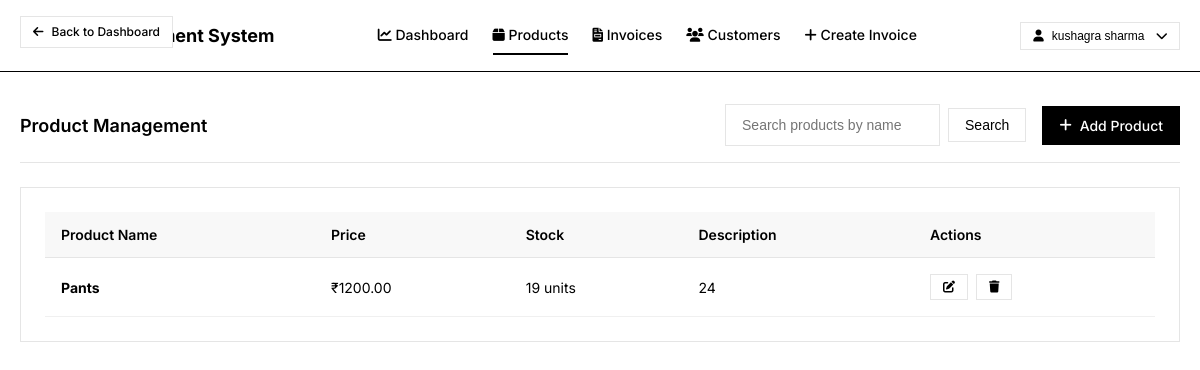
The page /seller/products (signed in) on the database its author committed.
### models.py (models this page shows, shortened)
class Product(db.Model):
    __tablename__ = 'products'
    p_id = db.Column(db.String(10), primary_key=True)    # P_ID
    p_name = db.Column(db.String(100), nullable=False)  # P_NAME
    p_price = db.Column(db.Numeric(10, 2), nullable=False)  # P_PRICE
    p_description = db.Column(db.Text, nullable=True)    # P_DESCRIPTION
    p_stock = db.Column(db.Integer, nullable=False, default=0)  # P_STOCK
    s_id = db.Column(db.String(10), db.ForeignKey('sellers.s_id'), nullable=False)  # S_ID (FK)
    invoice_items = db.relationship('InvoiceItem', backref='product', lazy=True)
    @property
    def id(self):
        return self.p_id
    @property
    def name(self):
        return self.p_name
    @property
    def price(self):
        return self.p_price
    @property
    def description(self):
        return self.p_description
    @property
    def stock(self):
        return self.p_stock

### app.py (the view)
@app.route('/seller/products')
@login_required
@role_required('seller')
def seller_products():
    q = request.args.get('q', '').strip()
    base_query = Product.query.filter_by(s_id=session['user_id'])
    if q:
        products = base_query.filter(Product.p_name.ilike(f"%{q}%")).all()
    else:
        products = base_query.all()
    return render_template('seller/products.html', products=products, q=q)

### app.py (called while the page is built)
def login_required(f):
    from functools import wraps
    @wraps(f)
    def decorated_function(*args, **kwargs):
        if 'user_id' not in session:
            return redirect(url_for('login'))
        return f(*args, **kwargs)
    return decorated_function

def role_required(role):
    def decorator(f):
        from functools import wraps
        @wraps(f)
        def decorated_function(*args, **kwargs):
            if 'user_role' not in session or session['user_role'] != role:
                flash('Access denied. Insufficient permissions.', 'error')
                return redirect(url_for('login'))
            return f(*args, **kwargs)
        return decorated_function
    return decorator

### templates/seller/products.html (shortened to what this page needs)
{% extends "base.html" %}  {% block back_button %}
<a
  href="{{ url_for('seller_dashboard') }}"
  class="btn btn-outline btn-sm back-btn"
>
  <i class="fas fa-arrow-left"></i>
  Back to Dashboard
</a>
{% endblock %} {% block content %}
<div class="dashboard">
  <div class="section-header">
    <h2 class="section-title">Product Management</h2>
    <div class="inline-flex items-center gap-4">
      <form
        method="get"
        action="{{ url_for('seller_products') }}"
        class="inline-flex items-center"
        style="gap: 8px"
      >
        <input
          type="text"
          name="q"
          value="{{ q or '' }}"
          class="form-input"
          placeholder="Search products by name"
        />
        <button type="submit" class="btn btn-outline">Search</button>
      </form>
      <a href="{{ url_for('add_product') }}" class="btn btn-primary">
        <i class="fas fa-plus"></i>
        Add Product
      </a>
    </div>
  </div>
  {% if products %}
  <div class="card">
    <table class="table">
      <thead>
        <tr>
          <th>Product Name</th>
          <th>Price</th>
          <th>Stock</th>
          <th>Description</th>
          <th>Actions</th>
        </tr>
      </thead>
      <tbody>
        {% for product in products %}
        <tr>
          <td>
            <div class="product-name">
              <strong>{{ product.name }}</strong>
            </div>
          </td>
          <td>₹{{ "%.2f"|format(product.price) }}</td>
          <td>
            <span
              class="stock-badge {{ 'low-stock' if product.stock < 10 else '' }}"
            >
              {{ product.stock }} units
            </span>
          </td>
          <td class="description-cell">{{ product.description }}</td>
          <td>
            <div class="action-buttons">
              <a
                href="{{ url_for('edit_product', product_id=product.id) }}"
                class="btn btn-outline btn-sm"
              >
                <i class="fas fa-edit"></i>
              </a>
              <a
                href="{{ url_for('delete_product', product_id=product.id) }}"
                class="btn btn-danger btn-sm"
                onclick="return confirm('Are you sure you want to delete this product?')"
              >
                <i class="fas fa-trash"></i>
              </a>
            </div>
          </td>
        </tr>
        {% endfor %}
      </tbody>
    </table>
  </div>
  {% endif %}
</div>
{% endblock %}

### static/css/style.css (style rules this page uses)
* { margin: 0; padding: 0; box-sizing: border-box; }
body { font-family: 'Inter', -apple-system, BlinkMacSystemFont, 'Segoe UI', sans-serif; background-color: #ffffff; color: #000000; line-height: 1.5; font-size: 14px; }
.inline-flex { display: inline-flex; }
.items-center { align-items: center; }
.gap-4 { gap: 16px; }
.dashboard { max-width: 100%; }
.section-header { display: flex; justify-content: space-between; align-items: center; margin-bottom: 24px; padding-bottom: 16px; border-bottom: 1px solid #e5e5e5; }
.section-title { font-size: 18px; font-weight: 600; color: #000000; }
.card { background-color: #ffffff; border: 1px solid #e5e5e5; border-radius: 0; padding: 24px; margin-bottom: 24px; }
.table { width: 100%; border-collapse: collapse; font-size: 14px; }
.table th { background-color: #f8f8f8; padding: 12px 16px; text-align: left; font-weight: 600; color: #000000; border-bottom: 1px solid #e5e5e5; }
.table td { padding: 16px; border-bottom: 1px solid #f0f0f0; vertical-align: middle; }
.btn { display: inline-flex; align-items: center; gap: 8px; padding: 8px 16px; border: 1px solid #000000; background-color: #ffffff; color: #000000; text-decoration: none; font-size: 14px; font-weight: 500; cursor: pointer; transition: all 0.2s; border-radius: 0; }
.btn-primary { background-color: #000000; color: #ffffff; }
.btn-outline { background-color: #ffffff; color: #000000; border-color: #e5e5e5; }
.btn-sm { padding: 6px 12px; font-size: 12px; }
.btn-danger { background-color: #ffffff; color: #000000; border-color: #e5e5e5; }
.form-input { width: 100%; padding: 12px 16px; border: 1px solid #e5e5e5; background-color: #ffffff; color: #000000; font-size: 14px; border-radius: 0; transition: border-color 0.2s; }
.action-buttons { display: flex; gap: 8px; }
.table td .action-buttons { justify-content: flex-start; }
.btn.btn-sm { min-width: 32px; }
.back-btn { position: absolute; top: 16px; left: 20px; z-index: 10; }

### rows shown on the page
Product: name "Pants", price "1200.00", stock "19", description "24"

### other values the page prints
{{ session.user_name }} "kushagra sharma"
